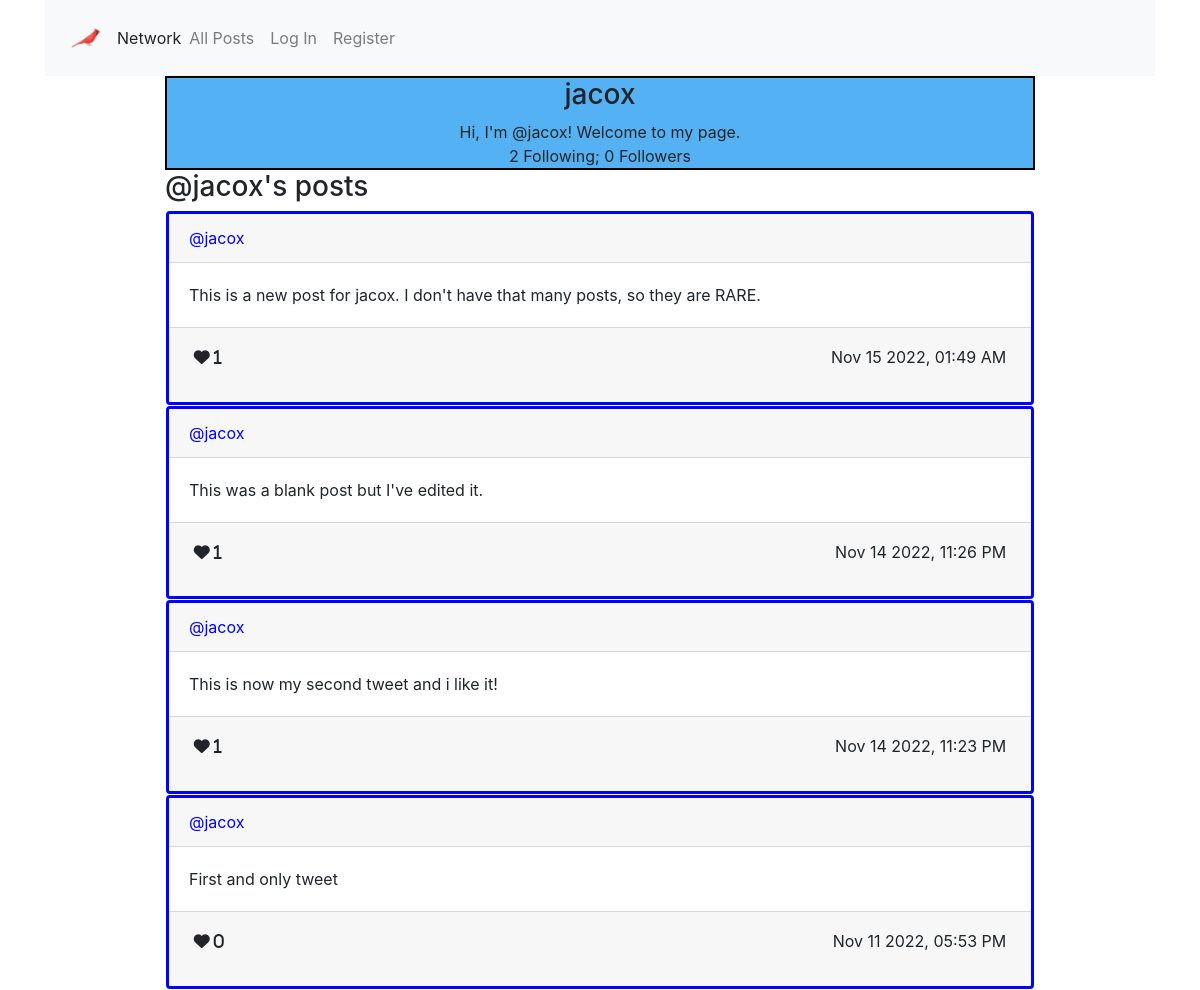
The page /profile/jacox on the database as committed earlier.
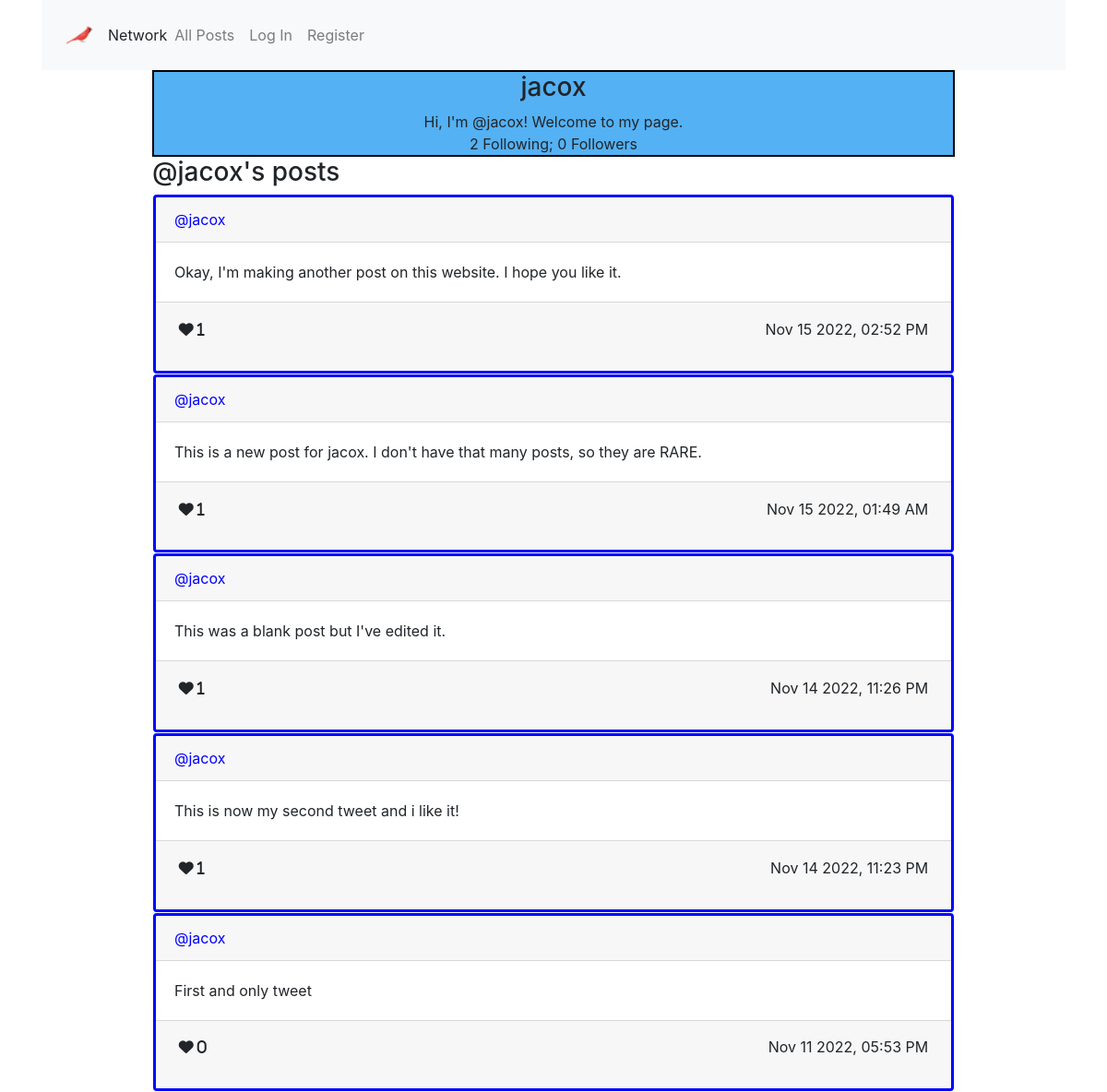
The same page on the database as committed later.
### network/models.py (models this page shows, shortened)
class User(AbstractUser):
    pass

class Tweet(models.Model):
    sender = models.ForeignKey("User", on_delete=models.CASCADE)
    body = models.TextField(blank=True)
    timestamp = models.DateTimeField(auto_now_add=True)
    likes = models.ManyToManyField("User", related_name="userlikes", blank=True)
    def serialize(self):
        return {
            "id": self.id,
            "sender": self.sender.username,
            "body": self.body,
            "timestamp": self.timestamp.strftime("%b %d %Y, %I:%M %p"),
            "likes": [user.username for user in self.likes.all()],
            "likecount": len(self.likes.all())
        }

### network/views.py (the view)
# urls.py: path("profile/<str:username>", views.profile, name="profile"),
def profile(request, username, page=1):
    try:
        theuser = User.objects.get(username=username)
    except User.DoesNotExist:
        return render(request, "network/index.html", {
                "message": "Invalid username."
            })
    tweetlist = Tweet.objects.filter(sender=theuser)
    tweetlist = tweetlist.order_by("-timestamp").all()
    paginator = Paginator(tweetlist, per_page=PERPAGE)
    page_object = paginator.get_page(page)
    if request.user.is_authenticated:
        showinput = True
    else:
        showinput = False
    showprofile = True
    listname = "@" + username + "'s posts"
    try:
        theprofile = Profile.objects.get(user=theuser)
    except Profile.DoesNotExist:
        theprofile = Profile(user=theuser, description="Hi, I'm " + "@" + theuser.username + "! Welcome to my page.")
        theprofile.save()
    if not request.user.is_authenticated:
        print("no follow not logged in")
        followbutton = "no"
    elif theuser == request.user:
        print("no follow button ", request.user.username, " logged in can't follow yourself")
        followbutton = "no"
    elif Profile.objects.get(user=request.user) in theuser.isfollowedby.all():
        print("logged in user ", request.user.username, "already follows ", theuser.username)
        followbutton = "unfollow"
    else:
        print("logged in user ", request.user.username, "doesn't already follow", theuser.username)
        followbutton = "follow"
    context = {
        "showinput": showinput,
        "showprofile": showprofile,
        "listname": listname,
        "profile": theprofile.serialize(),
        "tweetlist": processtweetlist(request, page_object),
        "page": {
            "current": page_object.number,
            "has_next": page_object.has_next(),
            "has_previous": page_object.has_previous()
        },
        "followbutton": followbutton
    }
    return render(request, "network/profile.html", context)

### network/models.py (called while the page is built)
    def serialize(self):
        return {
            "id": self.id,
            "user": self.user.username,
            "description": self.description,
            "follows": [user.username for user in self.follows.all()],
            "isfollowedby": [profile.user.username for profile in self.user.isfollowedby.all()]
        }

### network/views.py (called while the page is built)
def processtweetlist(request, tweetlist):
    returnlist = []
    for tweet in tweetlist:
        stweet = tweet.serialize()
        if not request.user.is_authenticated:
            stweet['redheart'] = False
        else:
            stweet['redheart'] = (request.user in tweet.likes.all())
        returnlist.append(stweet)
    return returnlist

### network/templates/network/profile.html (shortened to what this page needs)
{% extends "network/layout.html" %}
{% load static %}

### network/templates/network/layout.html (shortened to what the changed rows need)
<!DOCTYPE html>
<html lang="en">
    {% load static %}
    <head>
        <link rel="stylesheet" href="https://stackpath.bootstrapcdn.com/bootstrap/4.4.1/css/bootstrap.min.css">
        <link href="{% static 'network/styles.css' %}" rel="stylesheet">
    </head>
    <body>
        {% block body %}
        <div class="body">
            <div class='container w-75'>
                {% if showprofile %}
                    <div id="profile-view">
                        <h3 id="profile_title">
                            {{ profile.user }}
                        </h3>
                        <div id="profile_content">
                            <div>
                                {{ profile.description }}
                            </div>
                            <div>
                                {{ profile.follows | length }} Following; {{ profile.isfollowedby | length }} Follower{{ profile.isfollowedby | length | pluralize }}
                            </div>
                        </div>
                    </div>
                {% endif %}
                <div id="tweets-view">
                    <div id="tweets_content">
                        {% if tweetlist|length == 0 %}
                            <i>No posts to display</i>
                        {% else %}
                            {% for tweet in tweetlist %}
                                <div class='card' id='card{{ forloop.counter0 }}'>
                                    <div class='card-header' onclick='displayprofile("{{tweet.sender}}")'>
                                        @{{ tweet.sender }}
                                    </div>
                                    <div id='cardbody{{ forloop.counter0 }}' class='card-body'>
                                        <div class='card-text'>
                                            {{ tweet.body }}
                                        </div>
                                    </div>
                                    <div class='card-footer'>
                                        <table class='table table-sm table-borderless'>
                                            <tbody>
                                                <tr>
                                                    <td>
                                                        <i id='heart{{ forloop.counter0 }}' onclick='togglelike(event, {{ forloop.counter0 }}, {{ tweet.id }})'
                                                            class="fa-solid fa-heart"
                                                            {% if tweet.redheart %}
                                                                name="red"
                                                            {% else %}
                                                                name="black"
                                                            {% endif %}
                                                        >&nbsp{{ tweet.likecount }}</i>
                                                    </td>
                                                    <td id='rj'>
                                                        {{ tweet.timestamp }}
                                                    </td>
                                                </tr>
                                            </tbody>
                                        </table>
                                    </div>
                                </div>
                            {% endfor %}
                        {% endif %}
                    </div>
                </div>
            </div>
            {% endblock %}
        </div>
    </body>
</html>

Rows that differ between the two databases and show on the page:
added Tweet: body "Okay, I'm making another post on this website. I hope you like it."
Other text that changed with them:
new list line: "@ 1 Nov 15 2022, 02:52 PM"
new list line: "jacox"
